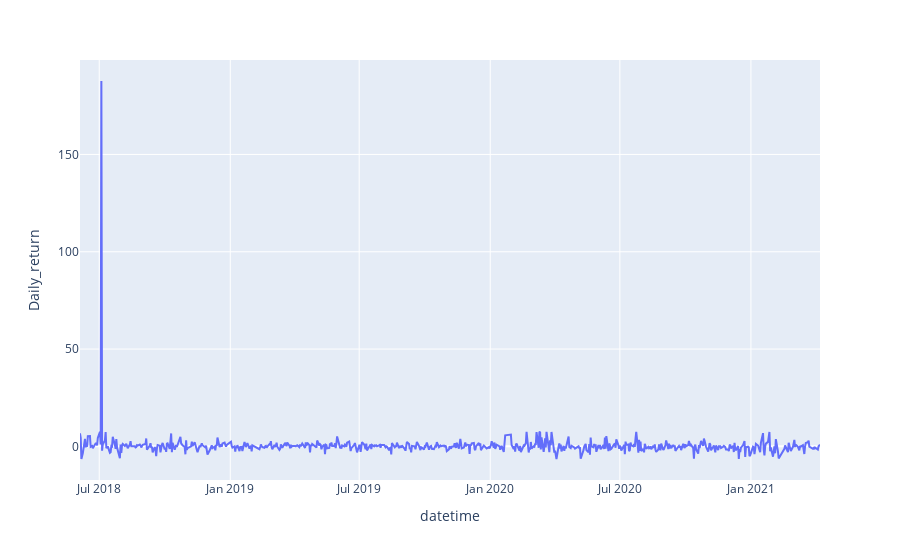

The code cell stored with this chart in its notebook:
### Code cell
fig = go.Figure()
px.line(df, x='datetime', y='Daily_return', labels={'x':'Date', 'y':'Daily_Return_%'})

### Figure 1 — Plotly figure (JSON) as saved in the notebook; plotly's stock layout.template omitted (floating-point values rounded to 4 significant figures; data arrays with more than 128 entries replaced by an {"elided": "..."} marker saying what was removed)
{"data": [{"hovertemplate": "datetime=%{x}<br>Daily_return=%{y}<extra></extra>", "legendgroup": "", "line": {"color": "#636efa", "dash": "solid"}, "mode": "lines", "name": "", "orientation": "v", "showlegend": false, "type": "scatter", "x": {"elided": "715 str values"}, "xaxis": "x", "y": {"elided": "715 float values"}, "yaxis": "y"}], "layout": {"legend": {"tracegroupgap": 0}, "margin": {"t": 60}, "xaxis": {"anchor": "y", "domain": [0, 1], "title": {"text": "datetime"}}, "yaxis": {"anchor": "x", "domain": [0, 1], "title": {"text": "Daily_return"}}}}
